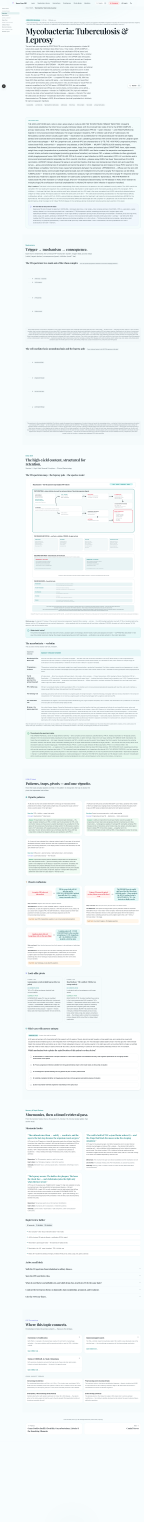
#> input picture docs/qa/m11/full-desktop-light.png, 1440 x 15220 px, found by its file name (shown at 1/10 size); its folder holds 2 pictures in this run
$ python m11-crops.py
#> lines starting #> are read from the running program, lines starting #| are printed output that depends on the picture
#!/usr/bin/env python3
"""M11 element captures — PIL crop of the registry visual from the
4 full-page captures (rect measured in-browser: x=281, y=4805, 1102x1361)."""
from PIL import Image
import os
import statistics

QA = "/home/z/kyp-usmle-notes/docs/qa/m11"
VISUALS = [
    ("tb-spectrum-map", {"x": 281, "y": 4805, "w": 1102, "h": 1361}),
]
THEMES = ["light", "dark"]

for theme in THEMES:
    im = Image.open(f"{QA}/full-desktop-{theme}.png")
#> im is the input picture: PIL image 1440x15220 RGB; mean R, G, B 241.3, 246.6, 247.3
    for name, r in VISUALS:
        box = (int(r["x"]), int(r["y"]), int(r["x"] + r["w"]), int(r["y"] + r["h"]))
        crop = im.crop(box)
        out = f"{QA}/element-{name}-{theme}.png"
        crop.save(out)
        gray = crop.convert("L")
        px = list(gray.getdata())
        sd = statistics.pstdev(px[::37])
        print(f"{os.path.basename(out)}: {crop.size[0]}x{crop.size[1]} stdev={sd:.2f}")
#> this loop made 1 pass
#> sd on pass 1: 23.95
#| element-tb-spectrum-map-light.png: 1102x1361 stdev=23.95
#> pass 1, `crop = im.crop(box)`:
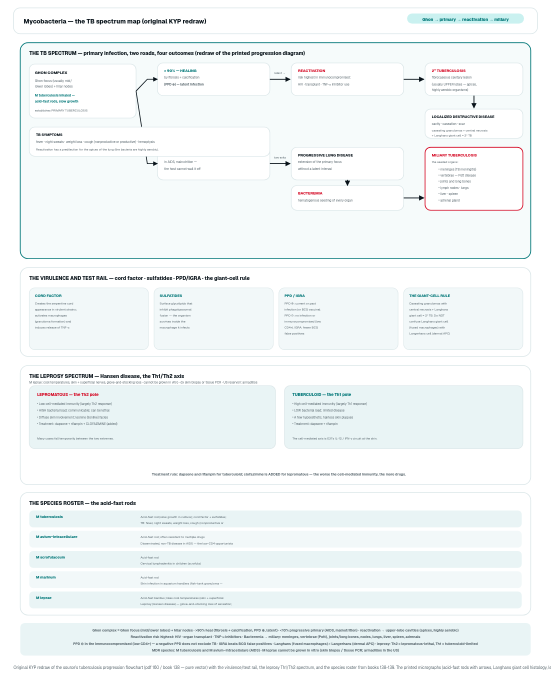
#> crop: PIL image 1102x1361 RGB (shown at 1/2 size); mean R, G, B 242.3, 246.7, 247.2
#> pass 2 of the loop `for theme in THEMES:`:
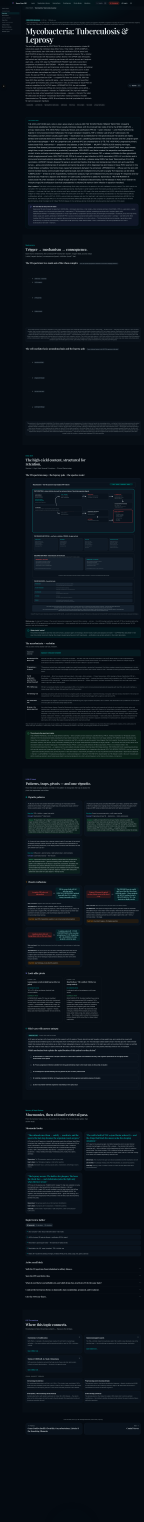
#> input picture docs/qa/m11/full-desktop-dark.png, 1440 x 15220 px, found by its file name (shown at 1/10 size)
#> im is the input picture: PIL image 1440x15220 RGB; mean R, G, B 12.1, 20.1, 27.5
#> the loop `for name, r in VISUALS:` made 1 pass
#> sd on pass 1: 21.36
#> (printed output is left out)
#> pass 1, `crop = im.crop(box)`:
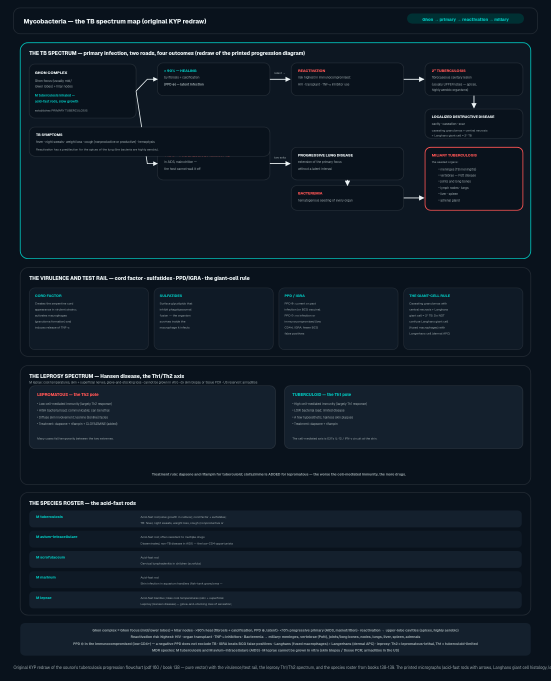
#> crop: PIL image 1102x1361 RGB (shown at 1/2 size); mean R, G, B 16.3, 27, 37.7
print("DONE")
